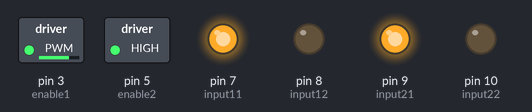
Bench run of a sketch on a simulated Arduino Uno, built with avr-gcc and run on an emulated ATmega328P. Shown: switched loads named in the sketch (green lamp = pin HIGH), output pins drawn as LEDs (lit = HIGH).

Above: at 0.05 s.
At 3.95 s:
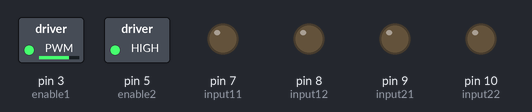
Timing chart, 0 to 4.6 s (numbered marks = the images above):
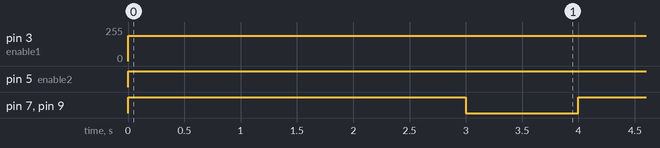

The sketch:

Activity_1.6.ino
```cpp
// Define input pins for Motor 1
const int input11 = 7;
const int input12 = 8;


// Define input pins for Motor 2
const int input21 = 9;
const int input22 = 10;


// Define enable (PWM) pins for Motor 1 and Motor 2
const int enable1 = 3; // PWM pin for Motor 1
const int enable2 = 5; // PWM pin for Motor 2


void setup()
{
  // Set all motor direction pins as output
  pinMode(input11, OUTPUT);
  pinMode(input12, OUTPUT);
  pinMode(input21, OUTPUT);
  pinMode(input22, OUTPUT);


  // Set enable pins (PWM pins) as output
  pinMode(enable1, OUTPUT);
  pinMode(enable2, OUTPUT);
}


void loop()
{
  //------------FORWARD RIGHT-------------


  // Set motor speeds using PWM
  // Motor 2 (right)  75% speed (approx 75% duty cycle)
  analogWrite(enable1, 191);
  // Motor 1 (left) full speed (100% duty cycle)
  analogWrite(enable2, 255);


  // Set Motor 1 (left) direction to forward (clockwise)
  // input11 = HIGH, input12 = LOW
  digitalWrite(input11, HIGH);
  digitalWrite(input12, LOW);


  // Set Motor 2 (right) direction to forward (clockwise)
  // input21 = HIGH, input22 = LOW
  digitalWrite(input21, HIGH);
  digitalWrite(input22, LOW);


  // Move forward right for 3 seconds
  delay(3000);
  // Stop both motors by setting all inputs LOW
  digitalWrite(input11, LOW);
  digitalWrite(input12, LOW);
  digitalWrite(input21, LOW);
  digitalWrite(input22, LOW);
  delay(1000);
}
```

Measured:
- by itself, pin 3 (enable1): 0/255 → 191/255 at 0.00 s
- by itself, pin 5 (enable2): LOW → HIGH at 0.00 s
- by itself, pin 7 (input11), pin 9 (input21): alternates HIGH for 3.0 s and LOW for 1.0 s
